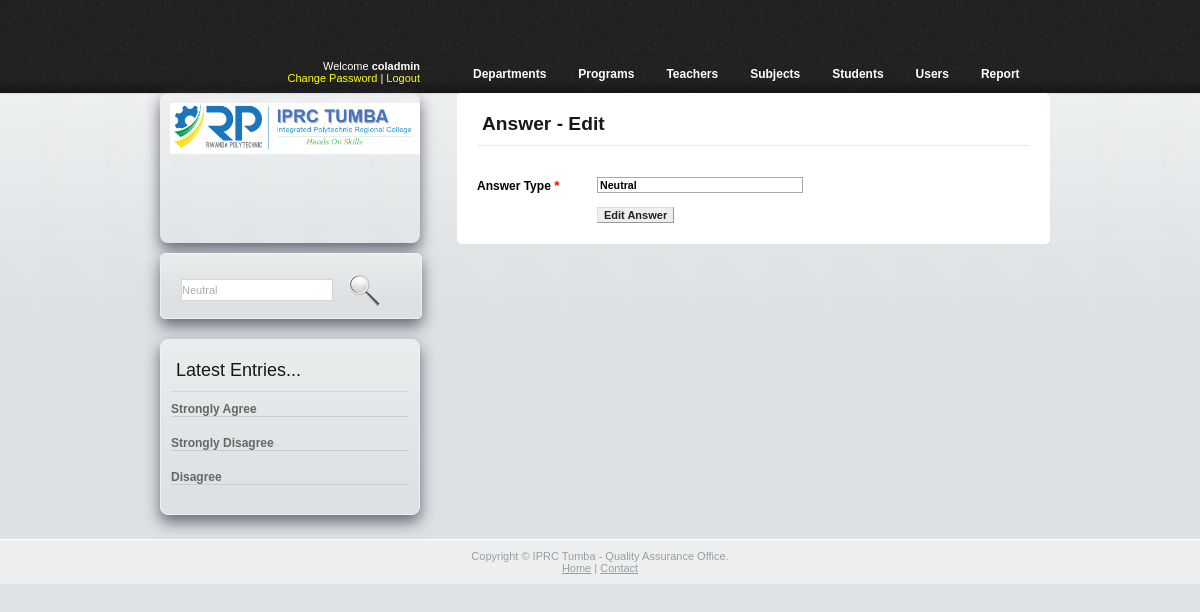
Screenshot of /admin/answers_edit.php?id=1&keyword=Neutral (signed in) with the database file from the repository.
### tables this page shows
CREATE TABLE `tbl_answer` (
  `answer_id` int(10) NOT NULL,
  `answer_type` varchar(30) NOT NULL,
  `answer_score` int(11) NOT NULL
);

### admin/answers_edit.php (the view, shortened to what this page needs)
<?php
require_once("includes/functions.php");
global $connPDO;
?>
<!DOCTYPE html PUBLIC "-//W3C//DTD XHTML 1.0 Transitional//EN" "http://www.w3.org/TR/xhtml1/DTD/xhtml1-transitional.dtd">
<html xmlns="http://www.w3.org/1999/xhtml">
<head>
	<link rel="stylesheet" type="text/css" href="css/style.css" />
	<link href="spry/textfieldvalidation/SpryValidationTextField.css" rel="stylesheet" type="text/css" />
</head>
<body>
<div class="main">
	<?php
		echo plotHeaderMenuInfo("answers_new.php");
	?>
	<div class="body">
		<div class="main_body">
			<h2>Answer - Edit</h2>
			<br/>
			<?php
				if(isset($_GET['id']))
				{
					$id				=	$_GET['id'];
					$answerSelQry	=	"SELECT *  FROM `tbl_answer` WHERE `answer_id`={$id}";
					$answerSelRes	=	$connPDO->query($answerSelQry);
					$answerNumRows	=	$answerSelRes -> rowCount();
					if($answerNumRows > 0)
					{
						$answerSelArr	=	$answerSelRes -> fetch(PDO::FETCH_ASSOC);
						$answerType		=	$answerSelArr['answer_type'];
					}
				}
			?>
			<form method = 'POST' action = "<?php echo $_SERVER['PHP_SELF'];?>">
			<table width ="550" border = '0' cellspacing = '0' cellpadding = '0'>
			<tr>
				<td width = '120' height = '30'>
					<strong>Answer Type  </strong>
					<span class = 'mandatory'>*</span>
				</td>
				<td height = '30'>
					<span id="sprytextfield1">
						<input type = 'text' name = 'answer_type' id = 'answer_type'
						class = 'typeproforms' value = "<?php echo $answerType;?>" />
					</span>
				</td>
			</tr>
			<tr>
				<td>&nbsp;</td>
				<td height = '30'>
					<input type = 'submit' name = 'submit' class = 'button' value = 'Edit Answer' />
				</td>
			</tr>
		  	</table>
			</form>
			<br/>
		</div>
		<?php
			echo plotLogoDiv();
			echo plotSearchDiv('answers_search.php');
			echo listAnswer();
		?>
	</div>
</div>
<?php
	echo plotFooterDiv();
?>
</body>
</html>

### admin/includes/functions.php (shortened to what this page needs)
<?php
function plotHeaderMenuInfo($activemenuName) {
    if ($_SESSION['u_utype'] == "admin") {
        $menuNamesArr = array(
            "Departs" => "department_t_new.php",
            "Progs" => "department_new.php",
            "Tchr" => "teachers_new.php",
            "Course" => "subjects_new.php",
            "Qualties" => "qualities_new.php",
            "Stud" => "student_new.php",
            "Usr" => "users_new.php",
            "Reprt" => "current_class_wise.php",
            "Ansrs" => "answers_new.php"
        );
    } elseif ($_SESSION['u_utype'] == "coladmin") {
        $menuNamesArr = array(
            "Departments" => "department_t_new.php",
            "Programs" => "department_new.php",
            "Teachers" => "teachers_new.php",
            "Subjects" => "subjects_new.php",
            "Students" => "student_new.php",
            "Users" => "users_new.php",
            "Report" => "current_class_wise.php"
        );
    }
    echo "<div class='header'>
			<div class='header_text'>
			  <p align='right'>Welcome
				<strong>{$_SESSION['u_utype']}</strong><br/>
				<a href='change_password.php'>Change Password</a> | <a href='../admin/logout.php'>Logout</a>
			  </p>
			</div>";
    echo '<div class="menu">';
    echo '<ul>';
    foreach ($menuNamesArr as $menuName => $menuUrl) {
        if ($menuUrl == $activemenuName) {
            echo "<li><a href = '{$menuUrl}' class='active'>{$menuName}</a></li>";
        } else {
            echo "<li><a href = '{$menuUrl}'>{$menuName}</a></li>";
        }
    }
    echo '</ul>';
    echo '</div>';
    echo '</div>';
}
function plotLogoDiv($imgPath = "../admin/images/logo.png") {
    $logoImageDivStr = <<<ABC
	<div class="logo shadowEffect">
		<img src="{$imgPath}" alt="logo" />
	</div>
ABC;
    return $logoImageDivStr;
}
function listAnswer() {
    global $connPDO;
    $listAnsQuery = "SELECT * FROM `tbl_answer` ORDER BY `answer_id` DESC LIMIT 0,3";
    $listAnsRes = $connPDO->query($listAnsQuery);
    $listAnsNumRows = $listAnsRes -> rowCount();
    $listAnsStr = "<div class='side_body shadowEffect'>
								<h2>Latest Entries...</h2>";
    if ($listAnsNumRows) {
        while ($listAnswerArr = $listAnsRes->fetch(PDO::FETCH_ASSOC)) {
            $listAnsStr .= <<<ABC
				<div class='title'>
					<a href = "answers_edit.php?id={$listAnswerArr['answer_id']}">
						{$listAnswerArr['answer_type']}
					</a>
				</div>
				<div class='clr' style='border-bottom:1px solid #CCCCCC;margin-bottom:5px;'>
				</div>
				<br/>
ABC;
        }
    } else {
        $listAnsStr .= "<p><span class= 'error'>No Answer(s)</span></p>";
    }
    $listAnsStr .= '</div>';
    return $listAnsStr;
}
function plotFooterDiv() {
    $footerDivStr = <<<ABC
	<br/>
	<div class="footer">
		Copyright &copy IPRC Tumba - Quality Assurance Office. <br />
		<a href="http://iprctumba.rp.ac.rw/">Home</a> | <a href="http://iprctumba.rp.ac.rw/">Contact</a>
	</div>
	<div class="clr"></div>
ABC;
    return $footerDivStr;
}
function plotSearchDiv($searchActionFile) {
    $searchVal = (isset($_GET['keyword'])) ? $_GET['keyword'] : 'Search';
    $searchDiv = <<<ABC
				<div class="search" id='searchEffect'>
					<form action="{$searchActionFile}" method="get" name="search" onsubmit="if (document.search.keyword.value == 'Search'){ document.search.keyword.value = '';}"">
					<input name="keyword" type="text"  class="keywords" value="$searchVal"
						onfocus="if (document.search.keyword.value == 'Search'){ document.search.keyword.value = '';}"
						onblur="if (document.search.keyword.value == ''){ document.search.keyword.value = 'Search';}" />
					<input name="Search" type="image" src="images/search.gif" value="Search"  />
					</form>
				</div>
ABC;
    return $searchDiv;
}
        ?>

### admin/css/style.css (style rules this page uses)
body { margin:0; padding:0; background: none; width:100%; background:#fafbfb url(../images/bg.gif) top repeat-x; font:12px Arial, Helvetica, sans-serif }
html { padding:0; margin:0; }
.clr { clear:both; }
.main { width:900px; padding:0; margin:0 auto; }
.header { width:900px; margin:0; padding:0; height:93px; }
.header_text { height:93px; width:270px; margin:0; padding:0; border:none; float:left; }
.header_text p { font: normal 11px Arial, Helvetica, sans-serif; color:#FFFFFF; padding:60px 0 0 20px; margin:0; }
.header_text a { color:#FFFF00;text-decoration:none }
.menu { width:593px;margin:56px 0 0 0; padding:0; float:right; height:30px; }
.menu ul { margin:0; padding:0; list-style:none; }
.menu li { margin:0; padding:0; font:bold 12px Arial, Helvetica, sans-serif; color:#a6a6a6; float:left; }
.menu a { float:left; font:bold 12px Arial, Helvetica, sans-serif; color:#fff; padding:11px 16px; margin:0; text-decoration:none; }
.body { width:900px; margin:0; padding:0; }
.body h2 { font: normal 24px Arial, Helvetica, sans-serif; color:#181818; padding:10px 5px; margin:10px 0 10px 0; border-bottom:1px solid #e9ebec; }
.body a { color:#d34600; font:bold 12px Arial, Helvetica, sans-serif; text-decoration:none; }
.body img { float:left; margin:0; padding:20px; max-width:173px; max-height:150px; }
.logo { width:260px; height:150px; margin:0 10px 10px 10px; padding:20px 0 0 0; }
.logo img { margin:0; padding:0; max-height:107px; max-width:250px; }
.search { width:250px; height:44px; padding:20px 0 0 10px; margin:10px 10px; border:1px solid #eef0f1; background: url(images/bg_search.gif) top repeat-x; }
.search input.keywords { width:150px; height:20px; background:#fff; color:#acacac; font:normal 11px Arial, Helvetica, sans-serif; margin:5px 15px 0 10px; padding:0; border:1px solid #d2d6d8; float:left; }
.side_body { width:260px; padding:0 10px; margin:10px 10px; border:1px solid #eef0f1; background: #dde1e3 url(images/side_bg.gif) top repeat-x; float:left; }
.side_body h2 { font:normal 18px Arial, Helvetica, sans-serif; color:#171717; border-bottom:1px solid #d2d6d8; margin:0 0 10px 0; padding:10px 5px; }
.side_body a { font: bold 12px Arial, Helvetica, sans-serif; color:#666666; margin:0; padding:0; text-decoration:none; }
.side_body .title { float: left; font: bold 11px Arial, Helvetica, sans-serif; color:#363636; margin:0; padding:0; width:220px; margin:0; padding:0; }
.main_body { width :553px; padding :0 20px; margin :0; float :right; background :#fff; border-radius : 5px; -webkit-transition :-webkit-box-shadow 1s linear; -moz-transition :-moz-box-shadow 1s linear; }
.main_body h2 { font-family: "Trebuchet MS", sans-serif;font-size: 1.6em;font-weight:bold; }
.footer { background:#eceeef; text-align:center; font: normal 11px Arial, Helvetica, sans-serif; color:#99a0a3; margin:0; padding:10px 0; border-top:1px solid #fff; }
.footer a { font: normal 11px Arial, Helvetica, sans-serif; color:#99a0a3; }
.mandatory { font-size: 10pt; font-weight: bold; color: red; }
.button { font-family:Verdana, Arial, Helvetica, sans-serif; font-weight:bold; border-top: 1px solid #ddd; border-left: 1px solid #ddd; border-right: 1px solid #999; border-bottom: 1px solid #999; background-color: #eee; font-size: 11px; color: #222; }
.typeproforms { font-family: Verdana, Arial, Helvetica, sans-serif; font-size: 8pt; font-weight: bold; border: 1px solid #A7A8AA; width: 200px; }
.shadowEffect { padding : 10px 10px; -moz-box-sizing : border-box; -webkit-box-sizing : border-box; -moz-border-radius : 8px; -webkit-border-radius : 8px; -moz-box-shadow : 0px 7px 15px #667; -webkit-box-shadow : 0px 7px 15px #667; -webkit-transition : -webkit-box-shadow 1s linear; -moz-transition : -webkit-box-shadow 1s linear; }
#searchEffect { -webkit-border-radius : 5px; -moz-border-radius : 5px; -moz-box-shadow : 0px 7px 15px #667; -webkit-box-shadow : 0px 7px 15px #667; -webkit-transition : -webkit-box-shadow 1s linear; -moz-transition : -webkit-box-shadow 1s linear; }

### rows the page displays
tbl_answer: answer_type "Neutral"
tbl_answer: answer_type "Strongly Agree"
tbl_answer: answer_type "Strongly Disagree"
tbl_answer: answer_type "Disagree"

### other values shown
$_SESSION['u_utype'] "coladmin"
$menuName "Departments"
$menuName "Programs"
$menuName "Teachers"
$menuName "Subjects"
$menuName "Students"
$menuName "Users"
$menuName "Report"
